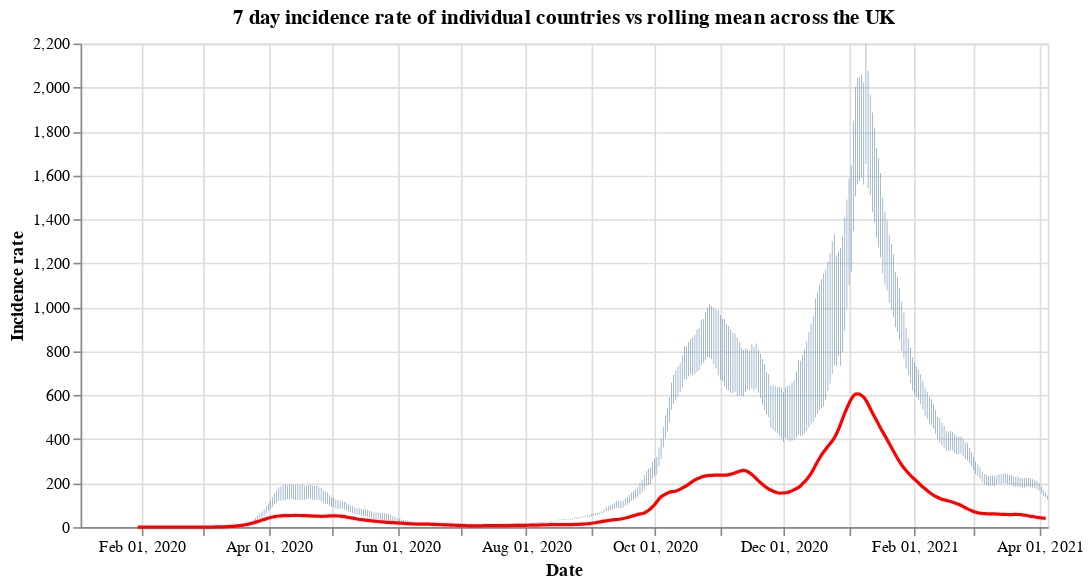

Here is the notebook cell this chart was saved with:
### Code cell
#collapse
countries = uk_cases['areaName'].unique()
countries.sort()

selection = alt.selection_single(
    name='Select',
    fields=['areaName'],
    init={'areaName': 'Wales'},
    bind={'areaName': alt.binding_select(options=countries)}
)

# scatter plot, modify opacity based on selection
bars = alt.Chart(uk_cases).mark_bar().add_selection(
    selection
).encode(
    x=alt.X("yearmonthdate(date):T", axis=alt.Axis(title='Date')),
    y=alt.Y("weeklyCasesRate:Q", axis=alt.Axis(title='Incidence rate')),
    tooltip='weeklyCasesRate:Q',
    opacity=alt.condition(selection, alt.value(1), alt.value(0))
).properties(title=f'7 day incidence rate of individual countries vs rolling mean across the UK', width=600)

line = alt.Chart(overview_cases).mark_line(
    color='red',
    size=2,
).transform_window(
    rolling_mean='mean(weeklyCasesRate)',
    frame=[0, 7]
).encode(
    x='yearmonthdate(date):T',
    y='rolling_mean:Q'
)

alt.layer(bars, line)

### Figure 1 — Vega-Lite specification as saved in the notebook (floating-point values rounded to 4 significant figures; data arrays with more than 128 entries replaced by an {"elided": "..."} marker saying what was removed)
{"config": {"view": {"continuousWidth": 400, "continuousHeight": 300}}, "layer": [{"data": {"name": "data-af8cddfb686dd2c1bd6d542916ecca4a"}, "mark": "bar", "encoding": {"opacity": {"condition": {"value": 1, "selection": "Select"}, "value": 0}, "tooltip": {"type": "quantitative", "field": "weeklyCasesRate"}, "x": {"type": "temporal", "axis": {"title": "Date"}, "field": "date", "timeUnit": "yearmonthdate"}, "y": {"type": "quantitative", "axis": {"title": "Incidence rate"}, "field": "weeklyCasesRate"}}, "selection": {"Select": {"type": "single", "fields": ["areaName"], "init": {"areaName": "Wales"}, "bind": {"areaName": {"input": "select", "options": ["England", "Northern Ireland", "Scotland", "Wales"]}}}}, "title": "7 day incidence rate of individual countries vs rolling mean across the UK", "width": 600}, {"data": {"name": "data-28f75dd045ff8ccf250370eb37468b3f"}, "mark": {"type": "line", "color": "red", "size": 2}, "encoding": {"x": {"type": "temporal", "field": "date", "timeUnit": "yearmonthdate"}, "y": {"type": "quantitative", "field": "rolling_mean"}}, "transform": [{"window": [{"op": "mean", "field": "weeklyCasesRate", "as": "rolling_mean"}], "frame": [0, 7]}]}], "$schema": "https://vega.github.io/schema/vega-lite/v4.8.1.json", "datasets": {"data-af8cddfb686dd2c1bd6d542916ecca4a": {"elided": "1832 records"}, "data-28f75dd045ff8ccf250370eb37468b3f": {"elided": "431 records"}}}
